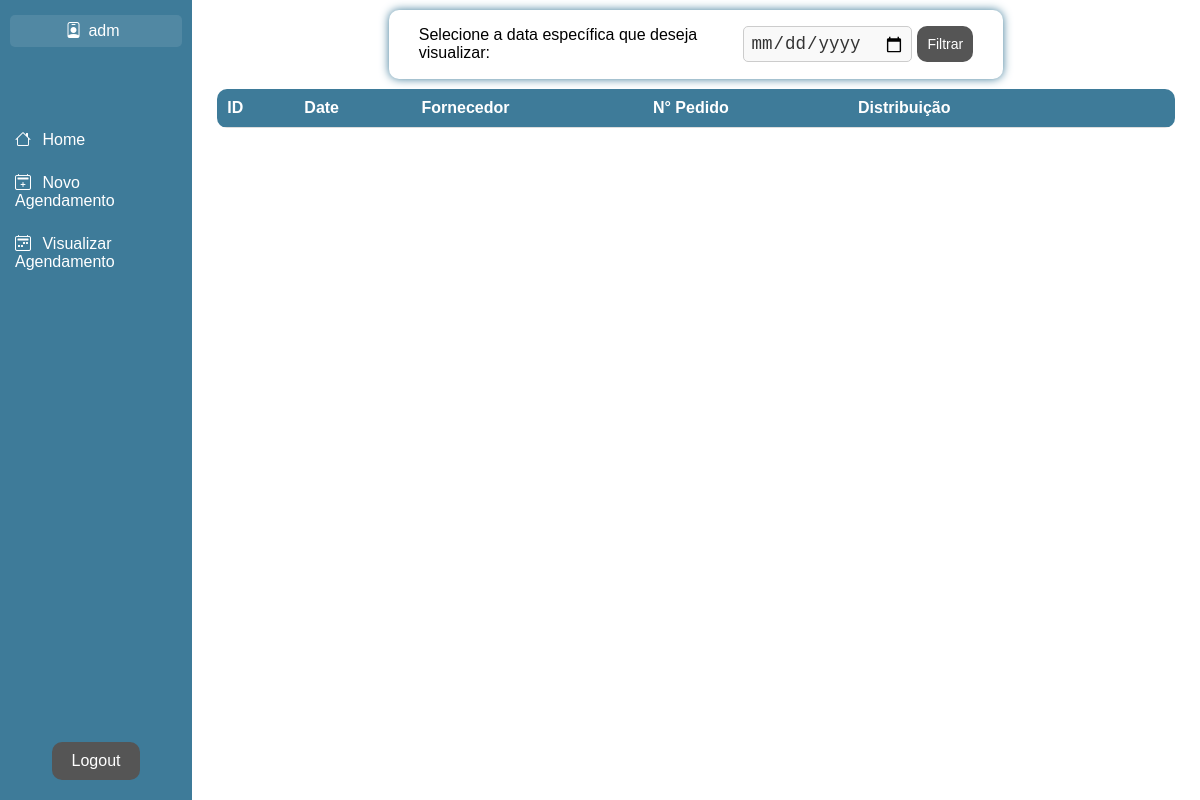
The app's page /home/visualizarAgendamento (signed in), older data.
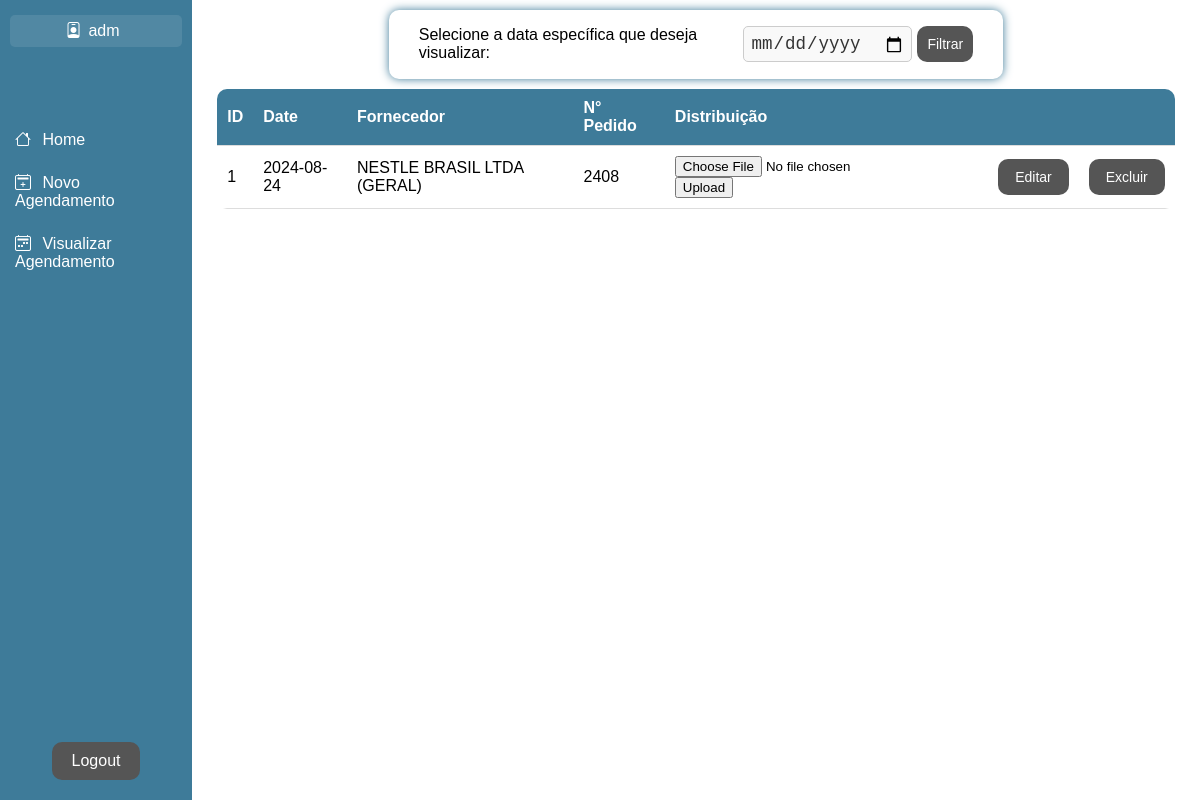
The same page, newer data.
### models.py (models this page shows)
class User(db.Model, UserMixin):
    __tablename__ = 'users'
    id = db.Column(db.Integer, primary_key=True)
    userNome = db.Column(db.String, unique=True)
    userEmail = db.Column(db.String, unique=True)
    userSenha = db.Column(db.String, nullable=False)
    userToken = db.Column(db.Integer, nullable=True)
    userAdm = db.Column(db.Boolean, nullable=True)

class Agendamentos(db.Model):
    __tablename__ = 'agendamento'
    id = db.Column(db.Integer, nullable=False, primary_key=True)
    dateContato = db.Column(db.Integer, nullable=True)
    dateContatoResp = db.Column(db.Integer, nullable=True)
    date = db.Column(db.Integer, nullable=False)
    deposito = db.Column(db.String(3), nullable=True)
    cnpj = db.Column(db.String, nullable=False)
    fornecedor = db.Column(db.String, nullable=False)
    numeroPedido = db.Column(db.String, nullable=False, unique=True)
    observacao = db.Column(db.String, nullable=True)
    volumePallets = db.Column(db.Integer, nullable=True)
    volumeCxs = db.Column(db.Integer, nullable=True)
    arquivo = db.Column(LargeBinary, nullable=True)
    divergencias = db.relationship('Divergencias', backref='agendamento', uselist=False, cascade='all, delete-orphan')
    trocas = db.relationship('Trocas', backref='agendamento', uselist=False, cascade='all, delete-orphan')
    devolucoes = db.relationship('Devolucoes', backref='agendamento', uselist=False, cascade='all, delete-orphan')
    recebimento = db.relationship('Recebimento', backref='agendamento', uselist=False, cascade='all, delete-orphan')

### blueprints/home.py (the view)
@home_bp.route('/home/visualizarAgendamento')
@login_required
def home_visualizarAgendamento():
    dataFiltrada = request.args.get('date')
    if dataFiltrada:
        dataFiltrada = datetime.strptime(dataFiltrada, '%Y-%m-%d').date()
        agendamentos = db.session.query(Agendamentos).filter(Agendamentos.date == dataFiltrada).all()
    else:
        agendamentos = db.session.query(Agendamentos).all()
    return render_template('home_visualizarAgendamento.html', agendamentos=agendamentos)

### blueprints/login.py (called while the page is built)
@lm.user_loader
def userLoader(id):
    user = db.session.query(User).filter_by(id=id).first()
    return user

### templates/home_visualizarAgendamento.html (shortened to what this page needs)
{% extends "base.html" %}
{% block content %}
    <form action="{{ url_for('home.home_visualizarAgendamento') }}" method="get" class="formV">
        <label>Selecione a data específica que deseja visualizar:</label>
        <input type="date" id="date" name="date">
        <button type="submit" class="btn-v">Filtrar</button>
    </form>
    <div class="tableView">
        <table>
            <thead>
                <tr>
                    <th>ID</th>
                    <th>Date</th>
                    <th>Fornecedor</th>
                    <th>N° Pedido</th>
                    <th>Distribuição</th>
                    <th></th>
                    <th></th>
                </tr>
            </thead>
            <tbody>
                {% for agendamento in agendamentos %}
                <tr>
                    <td>{{ agendamento.id }}</td>
                    <td>{{ agendamento.date }}</td>
                    <td>{{ agendamento.fornecedor }}</td>
                    <td>{{ agendamento.numeroPedido }}</td>
                    <td>
                        <form action="{{ url_for('home.home_visualizarAgendamento_upload') }}" method="post" enctype="multipart/form-data">
                            {% if agendamento.arquivo %}
                                <a href="{{ url_for('home.home_visualizarAgendamento_view_upload', agendamento_id=agendamento.id) }}" target="_blank" class="btn-v">
                                    <i class="bi bi-eye"></i>
                                    <span>Ver</span>
                                </a>
                            {% else %}
                                <input type="file" name="file">
                                <input type="submit" value="Upload">
                            {% endif %}
                        </form>
                    </td>
                    <td>
                        <a href="{{ url_for('home.home_visualizarAgendamento_editar', id=agendamento.id) }}" class="btn-v">
                            <span>Editar</span>
                        </a>
                    </td>
                    <td>
                        <a href="{{ url_for('home.home_visualizarAgendamento_deletar', id=agendamento.id) }}" class="btn-v">
                            <span>Excluir</span>
                        </a>
                    </td>
                </tr>
                {% endfor %}
            </tbody>
        </table>
    </div>
{% endblock %}

### templates/base.html (shortened to what this page needs)
<!DOCTYPE html>
<html lang="en">
    <head>
        <link rel="stylesheet" href="{{ url_for('static', filename='css/home.css') }}">
        <link rel="stylesheet" href="{{ url_for('static', filename='icons/bootstrap-icons.css') }}">
    </head>
    <body>
        <div class="principal">
            <div class="sidebar">
                <div class="info_user">
                    <div class="profile_picture">
                        <i class="bi bi-person-badge"></i>
                    </div>
                    <span id="user-name">{{ current_user.userNome }}</span>
                </div>
                <div class="menu">
                    <ul>
                        <li>
                            <a href="{{ url_for('home.home') }}">
                                <i class="bi bi-house"></i>
                                <span>Home</span>
                            </a>
                        </li>
                        <li>
                            <a href="{{ url_for('home.home_novoAgendamento') }}">
                                <i class="bi bi-calendar2-plus"></i>
                                <span>Novo Agendamento</span>
                            </a>
                        </li>
                        <li>
                            <a href="{{ url_for('home.home_visualizarAgendamento') }}">
                                <i class="bi bi-calendar2-week"></i>
                                <span>Visualizar Agendamento</span>
                            </a>
                        </li>
                    </ul>
                </div>
                <a href="{{ url_for('login.logout') }}" class="sidebarBtnLogout">Logout</a>
            </div>
            <div class="content">
                {% block content %}
                {% endblock %}
            </div>
        </div>
    </body>
</html>

### static/css/home.css (style rules this page uses)
html, body { font-family: Arial, sans-serif; margin: 0; padding: 0; height: 100%; width: 100%; }
.principal { display: flex; flex-direction: row; min-height: 100vh; }
.sidebar { height: 100vh; width: 16%; background-color: #3e7b99; color: #fff; display: flex; flex-direction: column; align-items: center; position: fixed; }
.sidebar ul { list-style-type: none; padding: 0; }
.sidebar ul li { width: 100%; cursor: pointer; }
.sidebarBtnLogout { margin-top: auto; margin-bottom: 20px; padding: 10px 20px; background-color: #555; color: #fff; border: none; cursor: pointer; border-radius: 10px; }
.content { max-width: 84%; max-height:100%;; display: flex; flex-direction: column; align-items: center; flex-grow: 1; margin-left: 16%; overflow-y: auto; }
table { width: 98%; border-collapse: collapse; border-radius: 10px; overflow: hidden; }
th, td { padding: 10px; text-align: left; border-bottom: 1px solid #ddd; }
th { background-color: #3e7b99; color: white; }
tr:nth-child(odd) { background-color: #ffffff; }
.formV { display: flex; flex-direction: row; align-items: center; justify-content: center; height: 1%; width: 55%; background-color: #fff; padding: 3%; border-radius: 10px; box-shadow: 0 0 10px #3e7b99; margin: 1%; }
.tableView { max-height: 80vh; width: 95%; overflow-y: auto; margin: 0 auto; border-collapse: collapse; }
.tableView table { width: 100%; border-spacing: 0; }
input[type="date"] { text-align: left; padding: 6px; border: 1px solid #ccc; border-radius: 5px; font-size: 17.5px; color: #333; background-color: #f9f9f9; margin: 1%; }
a { text-decoration: none; color: #ffffff; padding: 10px 15px; display: block; }
li { list-style: none; }
li a { margin-bottom: 5px; border-radius: 5px; }
.menu { display: flex; flex-direction: column; align-content: flex-start; margin-top: 30%; }
.info_user { background: #5188a3; border-radius: 5px; width: 90%; display: flex; flex-direction: row; align-items: center; margin-top: 8%; justify-content: center; }
span { margin: 7px; }
.btn-v { padding: 10px; background-color: #555; color: #fff; cursor: pointer; border: none; border-radius: 10px; cursor: pointer; font-size: 14px; text-align: center; }

Row changes from the older to the newer data that the page shows:
added Agendamentos: id "1", date "2024-08-24", fornecedor "NESTLE BRASIL LTDA (GERAL)", numeroPedido "2408"
